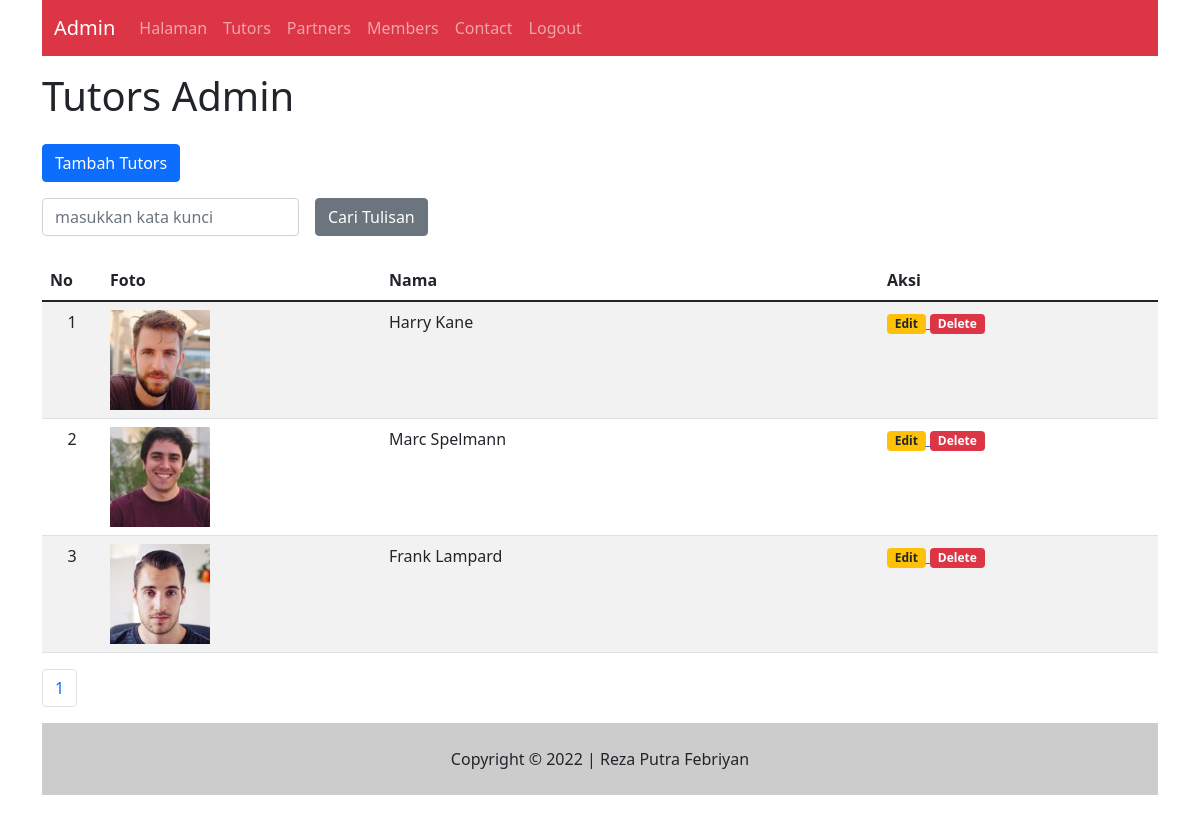
The page /admin/tutors.php (signed in) on the database its author committed.
### tables this page shows
CREATE TABLE `tutors` (
  `id` int(5) NOT NULL,
  `nama` varchar(50) NOT NULL,
  `foto` varchar(70) NOT NULL,
  `isi` text NOT NULL,
  `created_at` timestamp NOT NULL DEFAULT CURRENT_TIMESTAMP
);

### config/function.php (called while the page is built, shortened)
<?php
function tutorsPict($id)
{
    global $konek;
    $sql = "SELECT * FROM tutors WHERE id = '$id' ";
    $query = mysqli_query($konek, $sql);
    $result = mysqli_fetch_array($query);
    $foto = $result['foto'];
    if ($foto) {
        return $foto;
    } else {
        return "default_picture.png";
    }
}

### admin/tutors.php (the view, shortened to what this page needs)
<?php
include 'header.php';
$per_page = 5;
$katakunci = (isset($_GET['katakunci'])) ? $_GET['katakunci'] : "";
?>
<h1 class="py-3">Tutors Admin</h1>
<p>
    <a href="tutors_input.php">
        <input type="button" value="Tambah Tutors" class="btn btn-primary">
    </a>
</p>
<form method="get" class="row g-3">
    <div class="col-auto">
        <input type="text" name="katakunci" class="form-control" value="<?= $katakunci ?>" placeholder="masukkan kata kunci">
    </div>
    <div class="col-auto">
        <input type="submit" value="Cari Tulisan" class="btn btn-secondary" name="cari">
    </div>
</form>
<table class="table table-striped mt-4">
    <thead>
        <th>No</th>
        <th class="col-3">Foto</th>
        <th>Nama</th>
        <th class="col-3">Aksi</th>
    </thead>
    <tbody>
        <?php
        $tambahan = "";
        $sql = "SELECT * FROM tutors $tambahan";
        $page = isset($_GET['page']) ? (int)$_GET['page'] : 1;
        $mulai = ($page > 1) ? ($page * $per_page) - $per_page : 0;
        $query = mysqli_query($konek, $sql);
        $total = mysqli_num_rows($query);
        $pages = ceil($total / $per_page);
        $no = $mulai + 1;
        $sql = $sql." ORDER BY id DESC LIMIT $mulai, $per_page";
        $query = mysqli_query($konek, "$sql");
        while($result = mysqli_fetch_array($query)) :
        ?>
            <tr>
                <td width='60px' align='center'><?= $no++?></td>
                <td><img src="../img/<?= tutorsPict($result['id']) ?>" style="max-height: 100px; max-width 100px"></td>
                <td><?= $result['nama'] ?></td>
                <td>
                    <a href="tutors_input.php?id=<?= $result['id']?>">
                        <span class="badge bg-warning text-dark">Edit</span>
                    </a>
                    <a href="tutors.php?op=delete&id=<?= $result['id']?>" onclick=" return confirm('Yakin ingin dihapus ?')">
                        <span class="badge bg-danger">Delete</span>
                    </a>
                </td>
            </tr>
        <?php endwhile; ?>
    </tbody>
</table>
<nav aria_label="Page navigation exaple">
    <ul class="pagination">
        <?php
        $cari = (isset($_GET['cari'])) ? $_GET['cari'] : "";
        for ($i=1; $i <= $pages; $i++) {
        ?>
            <li class="page-item">
                <a href="tutors.php?katakunci=<?= $katakunci ?>&cari=<?= $cari ?>&page=<?= $i ?>" class="page-link">
                    <?= $i ?>
                </a>
            </li>
        <?php } ?>
    </ul>
</nav>
<?php
include 'footer.php';
?>

### rows shown on the page
tutors: id+foto (picture), nama "Harry Kane"
tutors: id+foto (picture), nama "Marc Spelmann"
tutors: id+foto (picture), nama "Frank Lampard"
